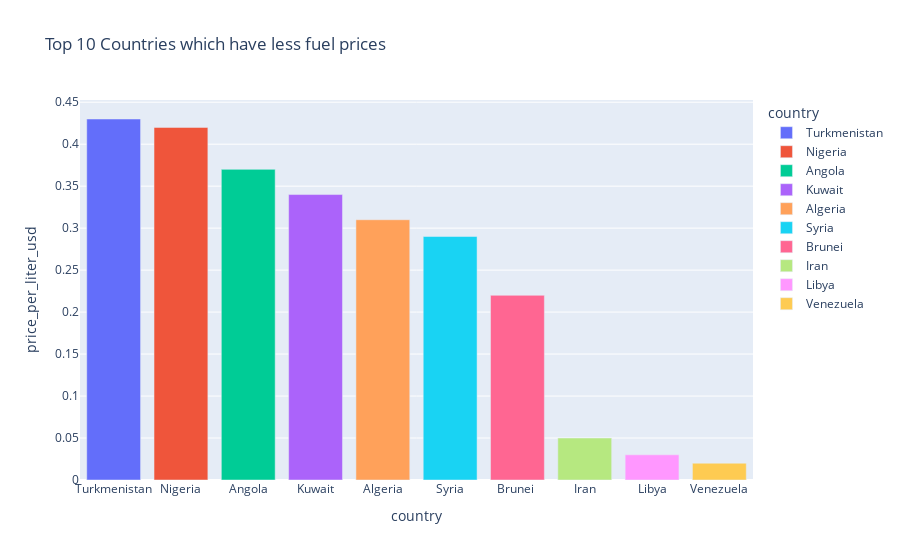

The code cell stored with this chart in its notebook:
### Markdown cell above
### Top 10 Countries which have less fuel prices

### Code cell
des_sorted_df = sorted_df.tail(10)
fig = px.bar(des_sorted_df, x=des_sorted_df.index, y="price_per_liter_usd", color=des_sorted_df.index,
            title="Top 10 Countries which have less fuel prices")
fig.show()

### Figure 1 — Plotly figure (JSON) as saved in the notebook; plotly's stock layout.template omitted (floating-point values rounded to 4 significant figures)
{"data": [{"alignmentgroup": "True", "hovertemplate": "country=%{x}<br>price_per_liter_usd=%{y}<extra></extra>", "legendgroup": "Turkmenistan", "marker": {"color": "#636efa", "pattern": {"shape": ""}}, "name": "Turkmenistan", "offsetgroup": "Turkmenistan", "orientation": "v", "showlegend": true, "textposition": "auto", "type": "bar", "x": ["Turkmenistan"], "xaxis": "x", "y": [0.43], "yaxis": "y"}, {"alignmentgroup": "True", "hovertemplate": "country=%{x}<br>price_per_liter_usd=%{y}<extra></extra>", "legendgroup": "Nigeria", "marker": {"color": "#EF553B", "pattern": {"shape": ""}}, "name": "Nigeria", "offsetgroup": "Nigeria", "orientation": "v", "showlegend": true, "textposition": "auto", "type": "bar", "x": ["Nigeria"], "xaxis": "x", "y": [0.42], "yaxis": "y"}, {"alignmentgroup": "True", "hovertemplate": "country=%{x}<br>price_per_liter_usd=%{y}<extra></extra>", "legendgroup": "Angola", "marker": {"color": "#00cc96", "pattern": {"shape": ""}}, "name": "Angola", "offsetgroup": "Angola", "orientation": "v", "showlegend": true, "textposition": "auto", "type": "bar", "x": ["Angola"], "xaxis": "x", "y": [0.37], "yaxis": "y"}, {"alignmentgroup": "True", "hovertemplate": "country=%{x}<br>price_per_liter_usd=%{y}<extra></extra>", "legendgroup": "Kuwait", "marker": {"color": "#ab63fa", "pattern": {"shape": ""}}, "name": "Kuwait", "offsetgroup": "Kuwait", "orientation": "v", "showlegend": true, "textposition": "auto", "type": "bar", "x": ["Kuwait"], "xaxis": "x", "y": [0.34], "yaxis": "y"}, {"alignmentgroup": "True", "hovertemplate": "country=%{x}<br>price_per_liter_usd=%{y}<extra></extra>", "legendgroup": "Algeria", "marker": {"color": "#FFA15A", "pattern": {"shape": ""}}, "name": "Algeria", "offsetgroup": "Algeria", "orientation": "v", "showlegend": true, "textposition": "auto", "type": "bar", "x": ["Algeria"], "xaxis": "x", "y": [0.31], "yaxis": "y"}, {"alignmentgroup": "True", "hovertemplate": "country=%{x}<br>price_per_liter_usd=%{y}<extra></extra>", "legendgroup": "Syria", "marker": {"color": "#19d3f3", "pattern": {"shape": ""}}, "name": "Syria", "offsetgroup": "Syria", "orientation": "v", "showlegend": true, "textposition": "auto", "type": "bar", "x": ["Syria"], "xaxis": "x", "y": [0.29], "yaxis": "y"}, {"alignmentgroup": "True", "hovertemplate": "country=%{x}<br>price_per_liter_usd=%{y}<extra></extra>", "legendgroup": "Brunei ", "marker": {"color": "#FF6692", "pattern": {"shape": ""}}, "name": "Brunei ", "offsetgroup": "Brunei ", "orientation": "v", "showlegend": true, "textposition": "auto", "type": "bar", "x": ["Brunei "], "xaxis": "x", "y": [0.22], "yaxis": "y"}, {"alignmentgroup": "True", "hovertemplate": "country=%{x}<br>price_per_liter_usd=%{y}<extra></extra>", "legendgroup": "Iran", "marker": {"color": "#B6E880", "pattern": {"shape": ""}}, "name": "Iran", "offsetgroup": "Iran", "orientation": "v", "showlegend": true, "textposition": "auto", "type": "bar", "x": ["Iran"], "xaxis": "x", "y": [0.05], "yaxis": "y"}, {"alignmentgroup": "True", "hovertemplate": "country=%{x}<br>price_per_liter_usd=%{y}<extra></extra>", "legendgroup": "Libya", "marker": {"color": "#FF97FF", "pattern": {"shape": ""}}, "name": "Libya", "offsetgroup": "Libya", "orientation": "v", "showlegend": true, "textposition": "auto", "type": "bar", "x": ["Libya"], "xaxis": "x", "y": [0.03], "yaxis": "y"}, {"alignmentgroup": "True", "hovertemplate": "country=%{x}<br>price_per_liter_usd=%{y}<extra></extra>", "legendgroup": "Venezuela", "marker": {"color": "#FECB52", "pattern": {"shape": ""}}, "name": "Venezuela", "offsetgroup": "Venezuela", "orientation": "v", "showlegend": true, "textposition": "auto", "type": "bar", "x": ["Venezuela"], "xaxis": "x", "y": [0.02], "yaxis": "y"}], "layout": {"barmode": "relative", "legend": {"title": {"text": "country"}, "tracegroupgap": 0}, "title": {"text": "Top 10 Countries which have less fuel prices"}, "xaxis": {"anchor": "y", "categoryarray": ["Turkmenistan", "Nigeria", "Angola", "Kuwait", "Algeria", "Syria", "Brunei ", "Iran", "Libya", "Venezuela"], "categoryorder": "array", "domain": [0, 1], "title": {"text": "country"}}, "yaxis": {"anchor": "x", "domain": [0, 1], "title": {"text": "price_per_liter_usd"}}}}
